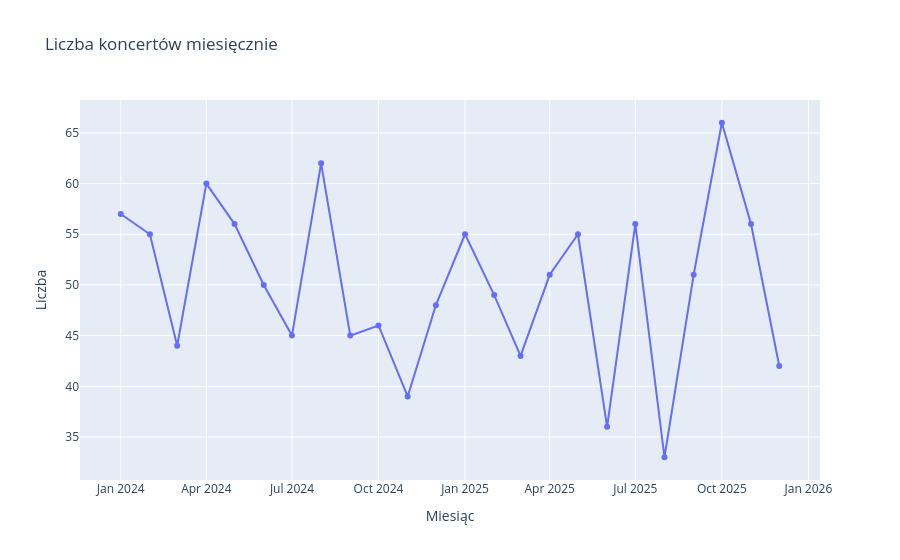
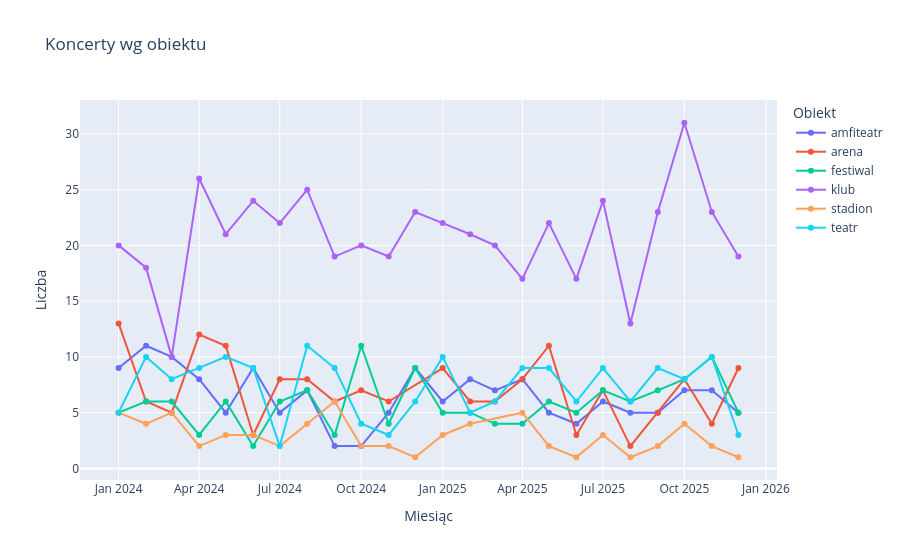

Write notebook code for charts like these, in order.
### Markdown cell above
## Część 3: Wykresy liniowe

### Code cell
def plot_concerts_per_month(df: pd.DataFrame) -> go.Figure:
    df_agg = df.groupby('miesiac', as_index=False).size()
    return px.line(df_agg, x='miesiac', y='size', title='Liczba koncertów miesięcznie', markers=True, labels={'miesiac': 'Miesiąc', 'size': 'Liczba'})

def plot_concerts_per_month_by_type(df: pd.DataFrame) -> go.Figure:
    df_agg = df.groupby(['miesiac', 'typ_obiektu'], as_index=False).size()
    return px.line(df_agg, x='miesiac', y='size', color='typ_obiektu', title='Koncerty wg obiektu', markers=True, labels={'miesiac': 'Miesiąc', 'size': 'Liczba', 'typ_obiektu': 'Obiekt'})

plot_concerts_per_month(df).show()
plot_concerts_per_month_by_type(df).show()

### Figure 1 — Plotly figure (JSON) as saved in the notebook; plotly's stock layout.template omitted (floating-point values rounded to 4 significant figures)
{"data": [{"hovertemplate": "Miesiąc=%{x}<br>Liczba=%{y}<extra></extra>", "legendgroup": "", "line": {"color": "#636efa", "dash": "solid"}, "marker": {"symbol": "circle"}, "mode": "lines+markers", "name": "", "orientation": "v", "showlegend": false, "type": "scatter", "x": ["2024-01", "2024-02", "2024-03", "2024-04", "2024-05", "2024-06", "2024-07", "2024-08", "2024-09", "2024-10", "2024-11", "2024-12", "2025-01", "2025-02", "2025-03", "2025-04", "2025-05", "2025-06", "2025-07", "2025-08", "2025-09", "2025-10", "2025-11", "2025-12"], "xaxis": "x", "y": [57, 55, 44, 60, 56, 50, 45, 62, 45, 46, 39, 48, 55, 49, 43, 51, 55, 36, 56, 33, 51, 66, 56, 42], "yaxis": "y"}], "layout": {"legend": {"tracegroupgap": 0}, "title": {"text": "Liczba koncertów miesięcznie"}, "xaxis": {"anchor": "y", "domain": [0, 1], "title": {"text": "Miesiąc"}}, "yaxis": {"anchor": "x", "domain": [0, 1], "title": {"text": "Liczba"}}}}

### Figure 2 — Plotly figure (JSON) as saved in the notebook; plotly's stock layout.template omitted (floating-point values rounded to 4 significant figures)
{"data": [{"hovertemplate": "Obiekt=amfiteatr<br>Miesiąc=%{x}<br>Liczba=%{y}<extra></extra>", "legendgroup": "amfiteatr", "line": {"color": "#636efa", "dash": "solid"}, "marker": {"symbol": "circle"}, "mode": "lines+markers", "name": "amfiteatr", "orientation": "v", "showlegend": true, "type": "scatter", "x": ["2024-01", "2024-02", "2024-03", "2024-04", "2024-05", "2024-06", "2024-07", "2024-08", "2024-09", "2024-10", "2024-11", "2024-12", "2025-01", "2025-02", "2025-03", "2025-04", "2025-05", "2025-06", "2025-07", "2025-08", "2025-09", "2025-10", "2025-11", "2025-12"], "xaxis": "x", "y": [9, 11, 10, 8, 5, 9, 5, 7, 2, 2, 5, 9, 6, 8, 7, 8, 5, 4, 6, 5, 5, 7, 7, 5], "yaxis": "y"}, {"hovertemplate": "Obiekt=arena<br>Miesiąc=%{x}<br>Liczba=%{y}<extra></extra>", "legendgroup": "arena", "line": {"color": "#EF553B", "dash": "solid"}, "marker": {"symbol": "circle"}, "mode": "lines+markers", "name": "arena", "orientation": "v", "showlegend": true, "type": "scatter", "x": ["2024-01", "2024-02", "2024-03", "2024-04", "2024-05", "2024-06", "2024-07", "2024-08", "2024-09", "2024-10", "2024-11", "2025-01", "2025-02", "2025-03", "2025-04", "2025-05", "2025-06", "2025-07", "2025-08", "2025-09", "2025-10", "2025-11", "2025-12"], "xaxis": "x", "y": [13, 6, 5, 12, 11, 3, 8, 8, 6, 7, 6, 9, 6, 6, 8, 11, 3, 7, 2, 5, 8, 4, 9], "yaxis": "y"}, {"hovertemplate": "Obiekt=festiwal<br>Miesiąc=%{x}<br>Liczba=%{y}<extra></extra>", "legendgroup": "festiwal", "line": {"color": "#00cc96", "dash": "solid"}, "marker": {"symbol": "circle"}, "mode": "lines+markers", "name": "festiwal", "orientation": "v", "showlegend": true, "type": "scatter", "x": ["2024-01", "2024-02", "2024-03", "2024-04", "2024-05", "2024-06", "2024-07", "2024-08", "2024-09", "2024-10", "2024-11", "2024-12", "2025-01", "2025-02", "2025-03", "2025-04", "2025-05", "2025-06", "2025-07", "2025-08", "2025-09", "2025-10", "2025-11", "2025-12"], "xaxis": "x", "y": [5, 6, 6, 3, 6, 2, 6, 7, 3, 11, 4, 9, 5, 5, 4, 4, 6, 5, 7, 6, 7, 8, 10, 5], "yaxis": "y"}, {"hovertemplate": "Obiekt=klub<br>Miesiąc=%{x}<br>Liczba=%{y}<extra></extra>", "legendgroup": "klub", "line": {"color": "#ab63fa", "dash": "solid"}, "marker": {"symbol": "circle"}, "mode": "lines+markers", "name": "klub", "orientation": "v", "showlegend": true, "type": "scatter", "x": ["2024-01", "2024-02", "2024-03", "2024-04", "2024-05", "2024-06", "2024-07", "2024-08", "2024-09", "2024-10", "2024-11", "2024-12", "2025-01", "2025-02", "2025-03", "2025-04", "2025-05", "2025-06", "2025-07", "2025-08", "2025-09", "2025-10", "2025-11", "2025-12"], "xaxis": "x", "y": [20, 18, 10, 26, 21, 24, 22, 25, 19, 20, 19, 23, 22, 21, 20, 17, 22, 17, 24, 13, 23, 31, 23, 19], "yaxis": "y"}, {"hovertemplate": "Obiekt=stadion<br>Miesiąc=%{x}<br>Liczba=%{y}<extra></extra>", "legendgroup": "stadion", "line": {"color": "#FFA15A", "dash": "solid"}, "marker": {"symbol": "circle"}, "mode": "lines+markers", "name": "stadion", "orientation": "v", "showlegend": true, "type": "scatter", "x": ["2024-01", "2024-02", "2024-03", "2024-04", "2024-05", "2024-06", "2024-07", "2024-08", "2024-09", "2024-10", "2024-11", "2024-12", "2025-01", "2025-02", "2025-04", "2025-05", "2025-06", "2025-07", "2025-08", "2025-09", "2025-10", "2025-11", "2025-12"], "xaxis": "x", "y": [5, 4, 5, 2, 3, 3, 2, 4, 6, 2, 2, 1, 3, 4, 5, 2, 1, 3, 1, 2, 4, 2, 1], "yaxis": "y"}, {"hovertemplate": "Obiekt=teatr<br>Miesiąc=%{x}<br>Liczba=%{y}<extra></extra>", "legendgroup": "teatr", "line": {"color": "#19d3f3", "dash": "solid"}, "marker": {"symbol": "circle"}, "mode": "lines+markers", "name": "teatr", "orientation": "v", "showlegend": true, "type": "scatter", "x": ["2024-01", "2024-02", "2024-03", "2024-04", "2024-05", "2024-06", "2024-07", "2024-08", "2024-09", "2024-10", "2024-11", "2024-12", "2025-01", "2025-02", "2025-03", "2025-04", "2025-05", "2025-06", "2025-07", "2025-08", "2025-09", "2025-10", "2025-11", "2025-12"], "xaxis": "x", "y": [5, 10, 8, 9, 10, 9, 2, 11, 9, 4, 3, 6, 10, 5, 6, 9, 9, 6, 9, 6, 9, 8, 10, 3], "yaxis": "y"}], "layout": {"legend": {"title": {"text": "Obiekt"}, "tracegroupgap": 0}, "title": {"text": "Koncerty wg obiektu"}, "xaxis": {"anchor": "y", "domain": [0, 1], "title": {"text": "Miesiąc"}}, "yaxis": {"anchor": "x", "domain": [0, 1], "title": {"text": "Liczba"}}}}
